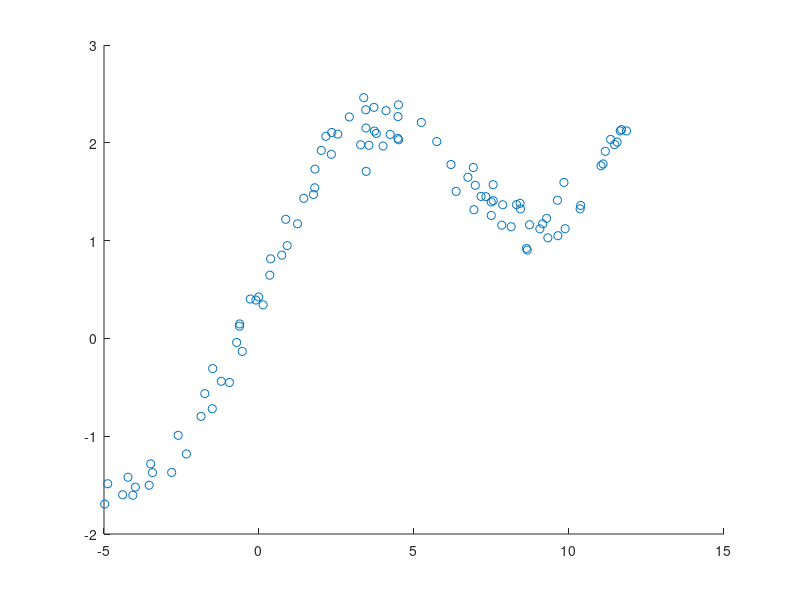

The MATLAB source for this figure: (Note: this script raises an error after producing the figure.)
% (a)
clear;
clf;
x = load('./hw1x.dat');
y = load('./hw1y.dat');
%plot(x,y);
scatter(x, y);
% (b)
hold on;
[w, linear_x] = LinearRegress(x, y);
plot(linear_x, w(1) * linear_x + w(2));
hold off;
% (c)
J = CostFunction(x, y, w, 1);
disp(J);
% (d)
poly_w = PolyRegress(x, y, 2);
range = linspace(min(x),max(x));
J = CostFunction(x, y, poly_w, 2);
disp(J);
% (e)
scatter(x, y);
hold on;
plot(range, polyval(poly_w, range));
hold off;

% (f)
poly_w = PolyRegress(x, y, 3);
range = linspace(min(x),max(x));
J = CostFunction(x, y, poly_w, 3);
disp(J);
scatter(x, y);
hold on;
plot(range, polyval(poly_w, range));
hold off;

% (h)
k = 5;
d = 10;
degree_to_accuracies = KFoldCV(x, y, k, d);
[bestAccuracy, bestDegree] = min(degree_to_accuracies(:, 2));
poly_w = PolyRegress(x, y, bestDegree);
scatter(x, y);
hold on;
plot(range, polyval(poly_w, range));
hold off;

% (i)
normalizedX = Normalize(x);
degree_to_accuracies = KFoldCV(normalizedX, y, k, d);
[bestAccuracy, bestDegree] = min(degree_to_accuracies(:, 2));
